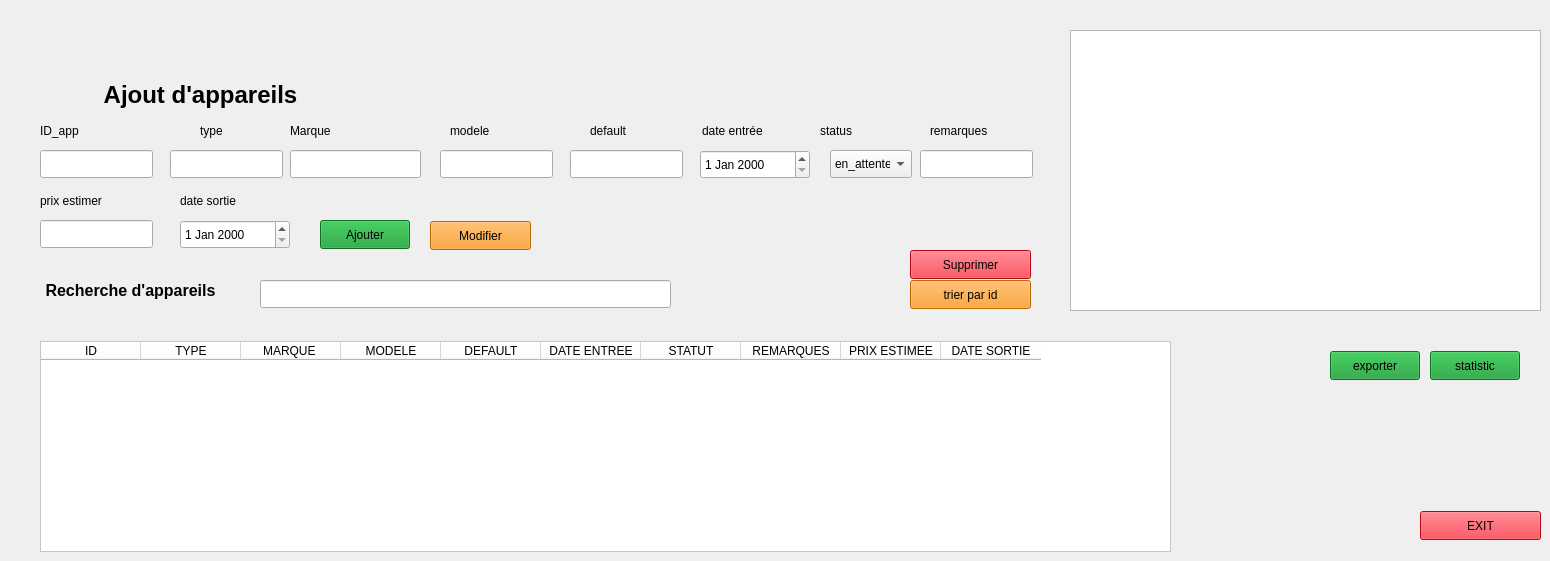
      <widget class="QWidget" name="appareil">
       <widget class="QPushButton" name="pushButton_Supprimer">
        <property name="geometry">
         <rect>
          <x>910</x>
          <y>250</y>
          <width>121</width>
          <height>29</height>
         </rect>
        </property>
        <property name="styleSheet">
         <string notr="true">background-color: rgb(253, 7, 27);</string>
        </property>
        <property name="text">
         <string>Supprimer</string>
        </property>
       </widget>
       <widget class="QLineEdit" name="lineEdit_ID">
        <property name="geometry">
         <rect>
          <x>40</x>
          <y>150</y>
          <width>113</width>
          <height>28</height>
         </rect>
        </property>
        <property name="styleSheet">
         <string notr="true">QLineEdit:focus {
    border: 1px solid #2D89EF;
    background-color: #000000;
}
</string>
        </property>
        <property name="text">
         <string/>
        </property>
       </widget>
       <widget class="QLineEdit" name="rech">
        <property name="geometry">
         <rect>
          <x>260</x>
          <y>280</y>
          <width>411</width>
          <height>28</height>
         </rect>
        </property>
        <property name="styleSheet">
         <string notr="true">QLineEdit:focus {
    border: 1px solid #2D89EF;
    background-color: #000000;
}
</string>
        </property>
        <property name="text">
         <string/>
        </property>
       </widget>
       <widget class="QLabel" name="label_4">
        <property name="geometry">
         <rect>
          <x>450</x>
          <y>121</y>
          <width>63</width>
          <height>20</height>
         </rect>
        </property>
        <property name="text">
         <string>modele</string>
        </property>
       </widget>
       <widget class="QPushButton" name="pushButton_Modifier">
        <property name="geometry">
         <rect>
          <x>430</x>
          <y>221</y>
          <width>101</width>
          <height>29</height>
         </rect>
        </property>
        <property name="styleSheet">
         <string notr="true">background-color: rgb(253, 145, 4);</string>
        </property>
        <property name="text">
         <string>Modifier</string>
        </property>
       </widget>
       <widget class="QPushButton" name="pushButton_4">
        <property name="geometry">
         <rect>
          <x>910</x>
          <y>280</y>
          <width>121</width>
          <height>29</height>
         </rect>
        </property>
        <property name="styleSheet">
         <string notr="true">background-color: rgb(253, 145, 4);</string>
        </property>
        <property name="text">
         <string>trier par id</string>
        </property>
       </widget>
       <widget class="QLabel" name="label_15">
        <property name="geometry">
         <rect>
          <x>40</x>
          <y>191</y>
          <width>91</width>
          <height>20</height>
         </rect>
        </property>
        <property name="text">
         <string>prix estimer</string>
        </property>
       </widget>
       <widget class="QDateEdit" name="dateEdit_Entree">
        <property name="geometry">
         <rect>
          <x>700</x>
          <y>150</y>
          <width>110</width>
          <height>29</height>
         </rect>
        </property>
       </widget>
       <widget class="QGraphicsView" name="widget_stats">
        <property name="geometry">
         <rect>
          <x>1070</x>
          <y>30</y>
          <width>471</width>
          <height>281</height>
         </rect>
        </property>
       </widget>
       <widget class="QComboBox" name="comboBox_Statut">
        <property name="geometry">
         <rect>
          <x>830</x>
          <y>150</y>
          <width>82</width>
          <height>28</height>
         </rect>
        </property>
        <item>
         <property name="text">
          <string>en_attente</string>
         </property>
        </item>
        <item>
         <property name="text">
          <string>en_cours</string>
         </property>
        </item>
        <item>
         <property name="text">
          <string>reparé</string>
         </property>
        </item>
       </widget>
       <widget class="QLabel" name="label_14">
        <property name="geometry">
         <rect>
          <x>180</x>
          <y>191</y>
          <width>91</width>
          <height>20</height>
         </rect>
        </property>
        <property name="text">
         <string>date sortie</string>
        </property>
       </widget>
       <widget class="QLabel" name="label_10">
        <property name="geometry">
         <rect>
          <x>590</x>
          <y>121</y>
          <width>63</width>
          <height>20</height>
         </rect>
        </property>
        <property name="text">
         <string>default</string>
        </property>
       </widget>
       <widget class="QPushButton" name="ShowStats">
        <property name="geometry">
         <rect>
          <x>1430</x>
          <y>351</y>
          <width>90</width>
          <height>29</height>
         </rect>
        </property>
        <property name="styleSheet">
         <string notr="true">background-color: rgb(18, 153, 45);</string>
        </property>
        <property name="text">
         <string>statistic</string>
        </property>
       </widget>
       <widget class="QLineEdit" name="lineEdit_Type">
        <property name="geometry">
         <rect>
          <x>170</x>
          <y>150</y>
          <width>113</width>
          <height>28</height>
         </rect>
        </property>
        <property name="whatsThis">
         <string>&lt;html&gt;&lt;head/&gt;&lt;body&gt;&lt;p&gt;&lt;br/&gt;&lt;/p&gt;&lt;/body&gt;&lt;/html&gt;</string>
        </property>
        <property name="styleSheet">
         <string notr="true">QLineEdit:focus {
    border: 1px solid #2D89EF;
    background-color: #000000;
}

</string>
        </property>
        <property name="text">
         <string/>
        </property>
       </widget>
       <widget class="QLabel" name="label_11">
        <property name="geometry">
         <rect>
          <x>820</x>
          <y>121</y>
          <width>63</width>
          <height>20</height>
         </rect>
        </property>
        <property name="text">
         <string>status</string>
        </property>
       </widget>
       <widget class="QLabel" name="label">
        <property name="geometry">
         <rect>
          <x>40</x>
          <y>121</y>
          <width>63</width>
          <height>20</height>
         </rect>
        </property>
        <property name="text">
         <string>ID_app</string>
        </property>
       </widget>
       <widget class="QLineEdit" name="lineEdit_Defaut">
        <property name="geometry">
         <rect>
          <x>570</x>
          <y>150</y>
          <width>113</width>
          <height>28</height>
         </rect>
        </property>
        <property name="styleSheet">
         <string notr="true">QLineEdit:focus {
    border: 1px solid #2D89EF;
    background-color: #000000;
}
</string>
        </property>
       </widget>
       <widget class="QPushButton" name="pushButton_3">
        <property name="geometry">
         <rect>
          <x>1420</x>
          <y>511</y>
          <width>121</width>
          <height>29</height>
         </rect>
        </property>
        <property name="styleSheet">
         <string notr="true">background-color: rgb(253, 7, 27);</string>
        </property>
        <property name="text">
         <string>EXIT</string>
        </property>
       </widget>
       <widget class="QLabel" name="label_2">
        <property name="geometry">
         <rect>
          <x>200</x>
          <y>121</y>
          <width>63</width>
          <height>20</height>
         </rect>
        </property>
        <property name="text">
         <string>type</string>
        </property>
       </widget>
       <widget class="QLabel" name="label_12">
        <property name="geometry">
         <rect>
          <x>702</x>
          <y>121</y>
          <width>81</width>
          <height>20</height>
         </rect>
        </property>
        <property name="text">
         <string>date entrée</string>
        </property>
       </widget>
       <widget class="QLabel" name="label_9">
        <property name="geometry">
         <rect>
          <x>10</x>
          <y>270</y>
          <width>241</width>
          <height>41</height>
         </rect>
        </property>
        <property name="text">
         <string>&lt;html&gt;&lt;head/&gt;&lt;body&gt;&lt;p align=&quot;center&quot;&gt;&lt;span style=&quot; font-size:12pt; font-weight:700;&quot;&gt;Recherche d'appareils&lt;/span&gt;&lt;/p&gt;&lt;/body&gt;&lt;/html&gt;</string>
        </property>
       </widget>
       <widget class="QLineEdit" name="lineEdit_Modele">
        <property name="geometry">
         <rect>
          <x>440</x>
          <y>150</y>
          <width>113</width>
          <height>28</height>
         </rect>
        </property>
        <property name="styleSheet">
         <string notr="true">QLineEdit:focus {
    border: 1px solid #2D89EF;
    background-color: #000000;
}
</string>
        </property>
       </widget>
       <widget class="QLineEdit" name="lineEdit_Remarques">
        <property name="geometry">
         <rect>
          <x>920</x>
          <y>150</y>
          <width>113</width>
          <height>28</height>
         </rect>
        </property>
        <property name="styleSheet">
         <string notr="true">QLineEdit:focus {
    border: 1px solid #2D89EF;
    background-color: #000000;
}
</string>
        </property>
       </widget>
       <widget class="QLabel" name="label_6">
        <property name="geometry">
         <rect>
          <x>0</x>
          <y>70</y>
          <width>401</width>
          <height>51</height>
         </rect>
        </property>
        <property name="text">
         <string>&lt;html&gt;&lt;head/&gt;&lt;body&gt;&lt;p align=&quot;center&quot;&gt;&lt;span style=&quot; font-size:18pt; font-weight:700;&quot;&gt;Ajout d'appareils&lt;/span&gt;&lt;/p&gt;&lt;/body&gt;&lt;/html&gt;</string>
        </property>
       </widget>
       <widget class="QPushButton" name="pushButton_Ajouter">
        <property name="geometry">
         <rect>
          <x>320</x>
          <y>220</y>
          <width>90</width>
          <height>29</height>
         </rect>
        </property>
        <property name="styleSheet">
         <string notr="true">background-color: rgb(18, 153, 45);</string>
        </property>
        <property name="text">
         <string>Ajouter</string>
        </property>
       </widget>
       <widget class="QDateEdit" name="dateEdit_Estime">
        <property name="geometry">
         <rect>
          <x>180</x>
          <y>220</y>
          <width>110</width>
          <height>29</height>
         </rect>
        </property>
       </widget>
       <widget class="QLabel" name="label_13">
        <property name="geometry">
         <rect>
          <x>930</x>
          <y>121</y>
          <width>71</width>
          <height>20</height>
         </rect>
        </property>
        <property name="text">
         <string>remarques</string>
        </property>
       </widget>
       <widget class="QPushButton" name="ExporterPDF">
        <property name="geometry">
         <rect>
          <x>1330</x>
          <y>351</y>
          <width>90</width>
          <height>29</height>
         </rect>
        </property>
        <property name="styleSheet">
         <string notr="true">background-color: rgb(18, 153, 45);</string>
        </property>
        <property name="text">
         <string>exporter</string>
        </property>
       </widget>
       <widget class="QTableWidget" name="tablewidget_Appareils">
        <property name="geometry">
         <rect>
          <x>40</x>
          <y>341</y>
          <width>1131</width>
          <height>211</height>
         </rect>
        </property>
        <property name="minimumSize">
         <size>
          <width>1131</width>
          <height>211</height>
         </size>
        </property>
        <property name="styleSheet">
         <string notr="true">background-color: rgb(255, 255, 255);
color: rgb(0, 0, 0);
</string>
        </property>
        <column>
         <property name="text">
          <string>ID</string>
         </property>
         <property name="background">
          <color>
           <red>255</red>
           <green>255</green>
           <blue>255</blue>
          </color>
         </property>
        </column>
        <column>
         <property name="text">
          <string>TYPE</string>
         </property>
         <property name="background">
          <color>
           <red>255</red>
           <green>255</green>
           <blue>255</blue>
          </color>
         </property>
        </column>
        <column>
         <property name="text">
          <string>MARQUE </string>
         </property>
         <property name="background">
          <color>
           <red>255</red>
           <green>255</green>
           <blue>255</blue>
          </color>
         </property>
        </column>
        <column>
         <property name="text">
          <string>MODELE</string>
         </property>
         <property name="background">
          <color>
           <red>255</red>
           <green>255</green>
           <blue>255</blue>
          </color>
         </property>
        </column>
        <column>
         <property name="text">
          <string>DEFAULT</string>
         </property>
         <property name="background">
          <color>
           <red>255</red>
           <green>255</green>
           <blue>255</blue>
          </color>
         </property>
        </column>
        <column>
         <property name="text">
          <string>DATE ENTREE</string>
         </property>
         <property name="background">
          <color>
           <red>255</red>
           <green>255</green>
           <blue>255</blue>
          </color>
         </property>
        </column>
        <column>
         <property name="text">
          <string>STATUT</string>
         </property>
         <property name="background">
          <color>
           <red>255</red>
           <green>255</green>
           <blue>255</blue>
          </color>
         </property>
        </column>
        <column>
         <property name="text">
          <string>REMARQUES</string>
         </property>
         <property name="background">
          <color>
           <red>255</red>
           <green>255</green>
           <blue>255</blue>
          </color>
         </property>
        </column>
        <column>
         <property name="text">
          <string>PRIX ESTIMEE</string>
         </property>
         <property name="background">
          <color>
           <red>255</red>
           <green>255</green>
           <blue>255</blue>
          </color>
         </property>
        </column>
        <column>
         <property name="text">
          <string>DATE SORTIE</string>
         </property>
         <property name="background">
          <color>
           <red>255</red>
           <green>255</green>
           <blue>255</blue>
          </color>
         </property>
        </column>
       </widget>
       <widget class="QLineEdit" name="lineEdit_Prix">
        <property name="geometry">
         <rect>
          <x>40</x>
          <y>220</y>
          <width>113</width>
          <height>28</height>
         </rect>
        </property>
        <property name="styleSheet">
         <string notr="true">QLineEdit:focus {
    border: 1px solid #2D89EF;
    background-color: #000000;
}
</string>
        </property>
       </widget>
       <widget class="QLineEdit" name="lineEdit_Marque">
        <property name="geometry">
         <rect>
          <x>290</x>
          <y>150</y>
          <width>131</width>
          <height>28</height>
         </rect>
        </property>
        <property name="styleSheet">
         <string notr="true">QLineEdit:focus {
    border: 1px solid #2D89EF;
    background-color: #000000;
}

</string>
        </property>
       </widget>
       <widget class="QLabel" name="label_3">
        <property name="geometry">
         <rect>
          <x>290</x>
          <y>121</y>
          <width>141</width>
          <height>20</height>
         </rect>
        </property>
        <property name="text">
         <string>Marque</string>
        </property>
       </widget>
      </widget>
